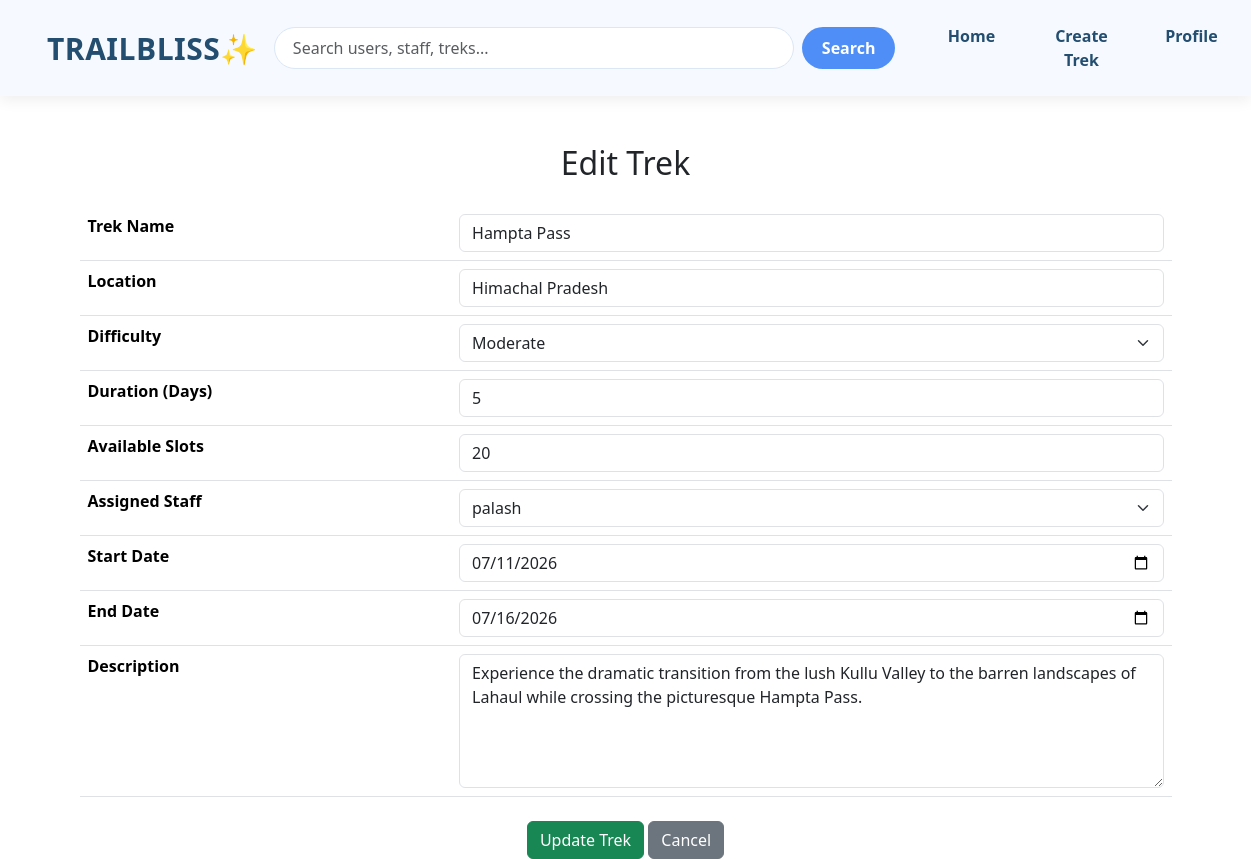
The page /admin/edit_trek/1 (signed in) on the database its author committed.
### models.py (models this page shows)
class Trek(db.Model):
    __tablename__ = 'trek'
    id = db.Column(db.Integer,primary_key=True)
    trek_name=db.Column(db.String(20),nullable= False)
    location = db.Column(db.String(100),nullable=False)
    difficulty = db.Column(db.String(20),nullable=False)
    duration = db.Column(db.Integer,nullable = False)
    available_slots = db.Column(db.Integer,nullable= False)
    staff_id = db.Column(db.Integer,db.ForeignKey('staff.id'),nullable=False)
    start_date=db.Column(db.Date,nullable=False)
    end_date=db.Column(db.Date,nullable=False)
    description = db.Column(db.Text)
    status = db.Column(db.String(20), default='Open')
    booking = db.relationship('Booking',backref='trek',lazy=True)

class Staff(db.Model):
    __tablename__ = 'staff'
    id = db.Column(db.Integer,primary_key=True)
    name=db.Column(db.String(20),nullable= False)
    email = db.Column(db.String(64),unique=True,nullable=False)
    passhash = db.Column(db.String(200),nullable=False)
    contact = db.Column(db.String(20),nullable = False)
    approval_status = db.Column(db.String(20),default="Pending")
    treks = db.relationship('Trek',backref='staff',lazy=True)

### routes.py (the view)
@main_bp.route('/admin/edit_trek/<int:id>')
@admin_required
def edit_trek(id):
    if 'admin_id' not in session:
        return redirect(url_for('main.admin_login'))
    trek = db.session.get(Trek, id)
    if trek is None:
        flash("Trek not found.", "danger")
        return redirect(url_for('main.admin_trek_list'))
    staff = Staff.query.all()
    return render_template('admin/edit_trek.html', trek=trek, staff=staff)

### routes.py (called while the page is built)
def admin_required(f):
    @wraps(f)
    def decorated_function(*args, **kwargs):
        if 'admin_id' not in session:
            flash("Please login as Admin.", "warning")
            return redirect(url_for('main.admin_login'))
        return f(*args, **kwargs)
    return decorated_function

### templates/admin/edit_trek.html (shortened to what this page needs)
{% extends 'layout.html' %}
{% block content %}
<div class="container mt-5">
    <h2 class="text-center mb-4">Edit Trek</h2>
    <form action="{{ url_for('main.edit_trek_post', id=trek.id) }}" method="POST">
        <table class="table">
            <tr>
                <th>Trek Name</th>
                <td>
                    <input type="text" name="trek_name"
                           class="form-control"
                           value="{{ trek.trek_name }}" required>
                </td>
            </tr>
            <tr>
                <th>Location</th>
                <td>
                    <input type="text" name="location"
                           class="form-control"
                           value="{{ trek.location }}" required>
                </td>
            </tr>
            <tr>
                <th>Difficulty</th>
                <td>
                    <select name="difficulty" class="form-select">
                        <option value="Moderate" {% if trek.difficulty=="Moderate" %}selected{% endif %}>Moderate</option>
                    </select>
                </td>
            </tr>
            <tr>
                <th>Duration (Days)</th>
                <td>
                    <input type="number" name="duration"
                           class="form-control"
                           value="{{ trek.duration }}" required>
                </td>
            </tr>
            <tr>
                <th>Available Slots</th>
                <td>
                    <input type="number" name="available_slots"
                           class="form-control"
                           value="{{ trek.available_slots }}" required>
                </td>
            </tr>
            <tr>
                <th>Assigned Staff</th>
                <td>
                    <select name="staff_id" class="form-select">
                        {% for s in staff %}
                        <option value="{{ s.id }}"
                            {% if s.id == trek.staff_id %}selected{% endif %}>
                            {{ s.name }}
                        </option>
                        {% endfor %}
                    </select>
                </td>
            </tr>
            <tr>
                <th>Start Date</th>
                <td>
                    <input type="date" name="start_date"
                           class="form-control"
                           value="{{ trek.start_date }}" required>
                </td>
            </tr>
            <tr>
                <th>End Date</th>
                <td>
                    <input type="date" name="end_date"
                           class="form-control"
                           value="{{ trek.end_date }}" required>
                </td>
            </tr>
            <tr>
                <th>Description</th>
                <td>
                    <textarea name="description"
                              class="form-control"
                              rows="5">{{ trek.description }}</textarea>
                </td>
            </tr>
        </table>
        <div class="text-center mt-4">
            <button type="submit" class="btn btn-success">Update Trek</button>
            <a href="{{ url_for('main.admin_trek_list') }}" class="btn btn-secondary">Cancel</a>
        </div>
    </form>
</div>
{% endblock %}

### templates/layout.html (style rules this page uses)
body { margin: 0; padding: 0; width: auto; }

### rows shown on the page
Trek: trek_name "Hampta Pass", location "Himachal Pradesh", difficulty "Moderate", duration "5", available_slots "20", staff_id "palash", start_date "07/11/2026", end_date "07/16/2026", description "Experience the dramatic transition from the lush Kullu Valley to the barren landscapes of Lahaul while crossing the picturesque Hampta Pass."
